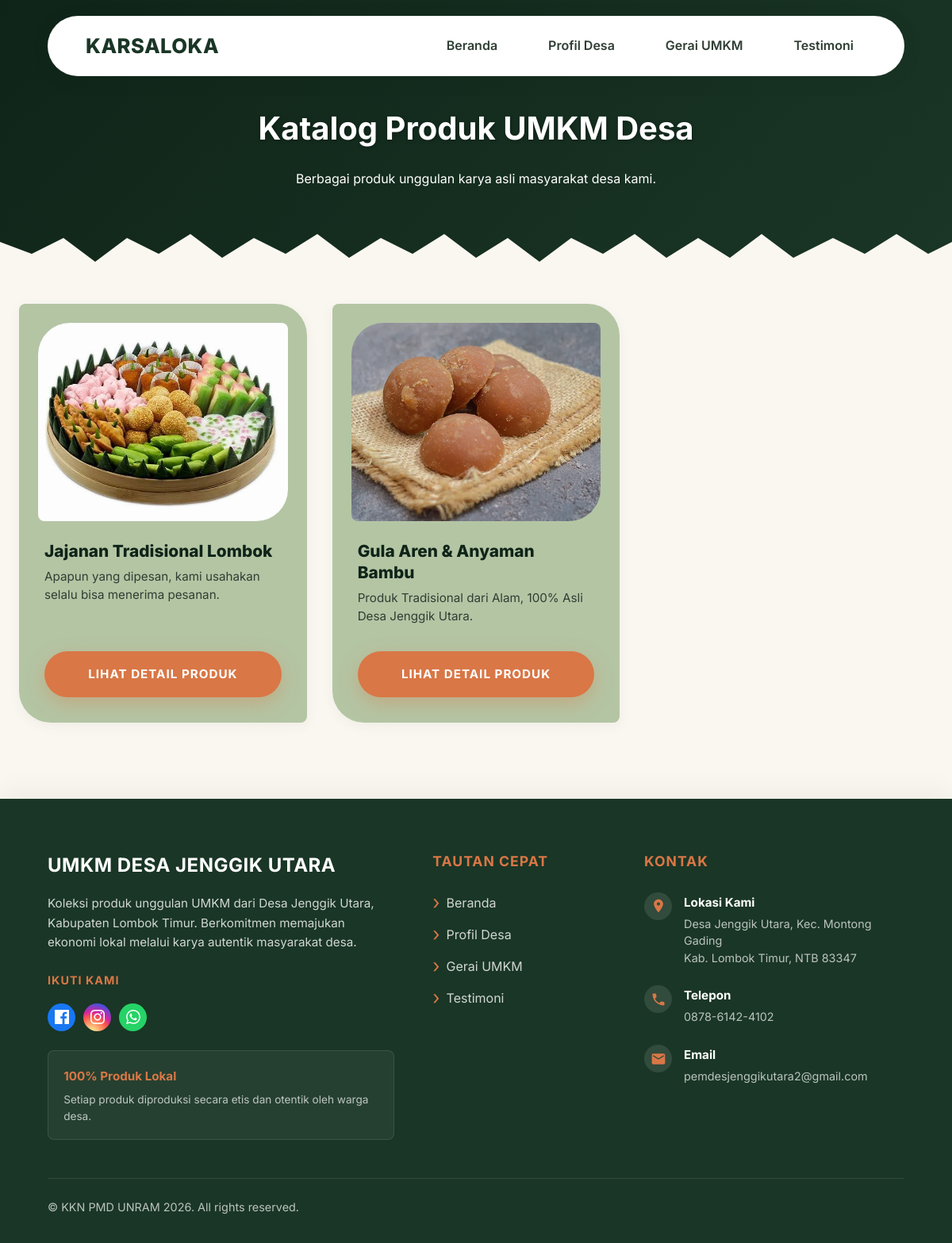
Page /katalog.php on the committed database.
### tables this page shows
CREATE TABLE `umkm` (
  `id` int(11) NOT NULL,
  `nama_produk` varchar(255) NOT NULL,
  `tagline` varchar(255) NOT NULL,
  `deskripsi` text NOT NULL,
  `latar_belakang_usaha` text DEFAULT NULL,
  `informasi_tambahan` text NOT NULL,
  `gambar_umkm` varchar(255) NOT NULL,
  `logo_umkm` varchar(255) DEFAULT NULL,
  `proses_umkm` varchar(255) DEFAULT NULL,
  `alur_proses` text DEFAULT NULL,
  `slug` varchar(100) NOT NULL
);

### katalog.php (the view, shortened to what this page needs)
<?php
require_once 'backend/koneksi.php';
$umkm_list = [
    [
        'id' => 1,
        'nama_produk' => 'Jajanan Tradisional Lombok',
        'tagline' => 'Apapun yang dipesan, kami usahakan selalu bisa menerima pesanan.',
        'gambar_umkm' => 'assets/umkm/paket_jajanan.jpg'
    ],
    [
        'id' => 2,
        'nama_produk' => 'Gula Aren & Anyaman Bambu',
        'tagline' => 'Produk Tradisional dari Alam, 100% Asli Desa Jenggik Utara.',
        'gambar_umkm' => 'assets/umkm/gula aren.jpg'
    ]
];
if ($pdo) {
    $stmt = $pdo->query("SELECT id, nama_produk, tagline, gambar_umkm FROM umkm ORDER BY id ASC");
    $db_umkm = $stmt->fetchAll();
    if ($db_umkm) {
        $umkm_list = $db_umkm;
    }
}
?>
<!DOCTYPE html>
<html lang="id">
<head>
    <link rel="stylesheet" href="assets/css/style.css?v=<?= time() ?>">
</head>
<body>
    <header>
        <nav>
            <div class="logo" style="display: flex; align-items: center;">KARSALOKA</div>
            <ul class="nav-links" id="nav-links">
                <li><a href="index.php">Beranda</a></li>
                <li><a href="index.php#profil">Profil Desa</a></li>
                <li><a href="katalog.php">Gerai UMKM</a></li>
                <li><a href="index.php#testimoni">Testimoni</a></li>
            </ul>
        </nav>
    </header>
    <div class="page-header">
        <h1>Katalog Produk UMKM Desa</h1>
        <p>Berbagai produk unggulan karya asli masyarakat desa kami.</p>
        <div style="position: absolute; bottom: 0; left: 0; width: 100%; overflow: hidden; line-height: 0; z-index: 5;">
        </div>
    </div>
    <section id="semua-umkm" style="padding: 3rem 2% 6rem; max-width: 100%;">
        <div class="product-grid">
            <?php foreach($umkm_list as $umkm): ?>
            <div class="product-card">
                <div class="product-img">
                    <img src="<?= htmlspecialchars($umkm['gambar_umkm']) ?>" alt="<?= htmlspecialchars($umkm['nama_produk']) ?>">
                </div>
                <div class="product-info">
                    <h3 class="product-title"><?= htmlspecialchars($umkm['nama_produk']) ?></h3>
                    <p class="product-tagline"><?= htmlspecialchars($umkm['tagline']) ?></p>
                    <div class="product-action">
                        <a href="detail.php?id=<?= $umkm['id'] ?>" class="btn">Lihat Detail Produk</a>
                    </div>
                </div>
            </div>
            <?php endforeach; ?>
        </div>
    </section>
    <footer>
        <div class="footer-content footer-grid">
            <div class="footer-col">
                <div class="footer-logo">UMKM DESA JENGGIK UTARA</div>
                <p class="footer-desc">Koleksi produk unggulan UMKM dari Desa Jenggik Utara, Kabupaten Lombok Timur. Berkomitmen memajukan ekonomi lokal melalui karya autentik masyarakat desa.</p>
                <h4 class="footer-heading-small">IKUTI KAMI</h4>
                <div class="social-links">
                    <a href="#" class="social-icon fb-icon" title="Facebook">
                    </a>
                    <a href="#" class="social-icon ig-icon" title="Instagram">
                    </a>
                    <a href="#" class="social-icon wa-icon" title="WhatsApp">
                    </a>
                </div>
                <div class="footer-badge">
                    <strong>100% Produk Lokal</strong>
                    <p>Setiap produk diproduksi secara etis dan otentik oleh warga desa.</p>
                </div>
            </div>
            <div class="footer-col">
                <h3 class="footer-heading">TAUTAN CEPAT</h3>
                <ul class="footer-links">
                    <li><a href="index.php">Beranda</a></li>
                    <li><a href="index.php#profil">Profil Desa</a></li>
                    <li><a href="katalog.php">Gerai UMKM</a></li>
                    <li><a href="index.php#testimoni">Testimoni</a></li>
                </ul>
            </div>
            <div class="footer-col">
                <h3 class="footer-heading">KONTAK</h3>
                <div class="contact-item">
                    <span class="contact-icon">
                        <svg viewBox="0 0 24 24" width="20" height="20" fill="currentColor"><path d="M12 2C8.13 2 5 5.13 5 9c0 5.25 7 13 7 13s7-7.75 7-13c0-3.87-3.13-7-7-7zm0 9.5c-1.38 0-2.5-1.12-2.5-2.5s1.12-2.5 2.5-2.5 2.5 1.12 2.5 2.5-1.12 2.5-2.5 2.5z"/></svg>
                    </span>
                    <div>
                        <strong>Lokasi Kami</strong>
                        <p>Desa Jenggik Utara, Kec. Montong Gading<br>Kab. Lombok Timur, NTB 83347</p>
                    </div>
                </div>
                <div class="contact-item">
                    <span class="contact-icon">
                    </span>
                    <div>
                        <strong>Telepon</strong>
                        <p>0878-6142-4102</p>
                    </div>
                </div>
                <div class="contact-item">
                    <span class="contact-icon">
                        <svg viewBox="0 0 24 24" width="20" height="20" fill="currentColor"><path d="M20 4H4c-1.1 0-1.99.9-1.99 2L2 18c0 1.1.9 2 2 2h16c1.1 0 2-.9 2-2V6c0-1.1-.9-2-2-2zm0 4l-8 5-8-5V6l8 5 8-5v2z"/></svg>
                    </span>
                    <div>
                        <strong>Email</strong>
                        <p>pemdesjenggikutara2@gmail.com</p>
                    </div>
                </div>
            </div>
        </div>
        <div class="copyright">
            &copy; KKN PMD UNRAM 2026. All rights reserved.
        </div>
    </footer>
</body>
</html>

### katalog.php (style rules this page uses)
.page-header { background: linear-gradient(135deg, var(--primary-dark) 0%, var(--primary-color) 100%); color: white; text-align: center; padding: 8rem 20px 6rem; position: relative; }
.page-header h1 { font-size: 2.5rem; margin-bottom: 1rem; text-shadow: 1px 1px 5px rgba(0,0,0,0.3); }

### rows in the picture
umkm: gambar_umkm (picture), nama_produk "Jajanan Tradisional Lombok", tagline "Apapun yang dipesan, kami usahakan selalu bisa menerima pesanan."
umkm: gambar_umkm (picture), nama_produk "Gula Aren & Anyaman Bambu", tagline "Produk Tradisional dari Alam, 100% Asli Desa Jenggik Utara."
